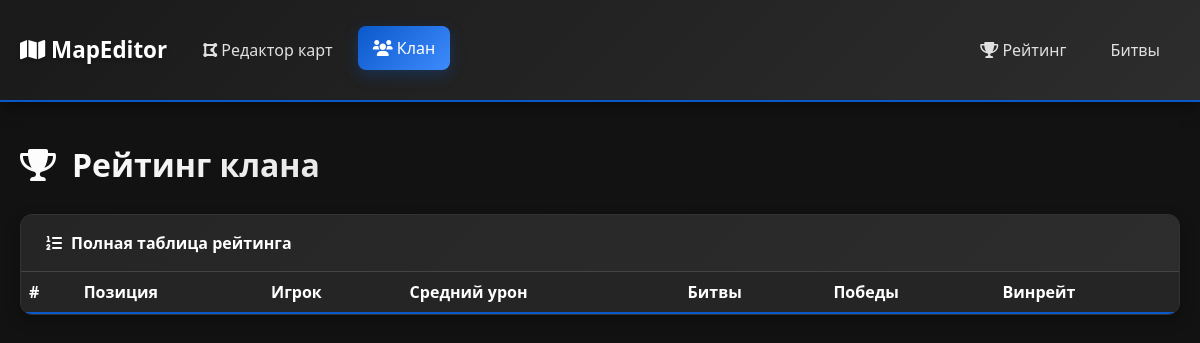
The app's page /clan/rankings/, older data.
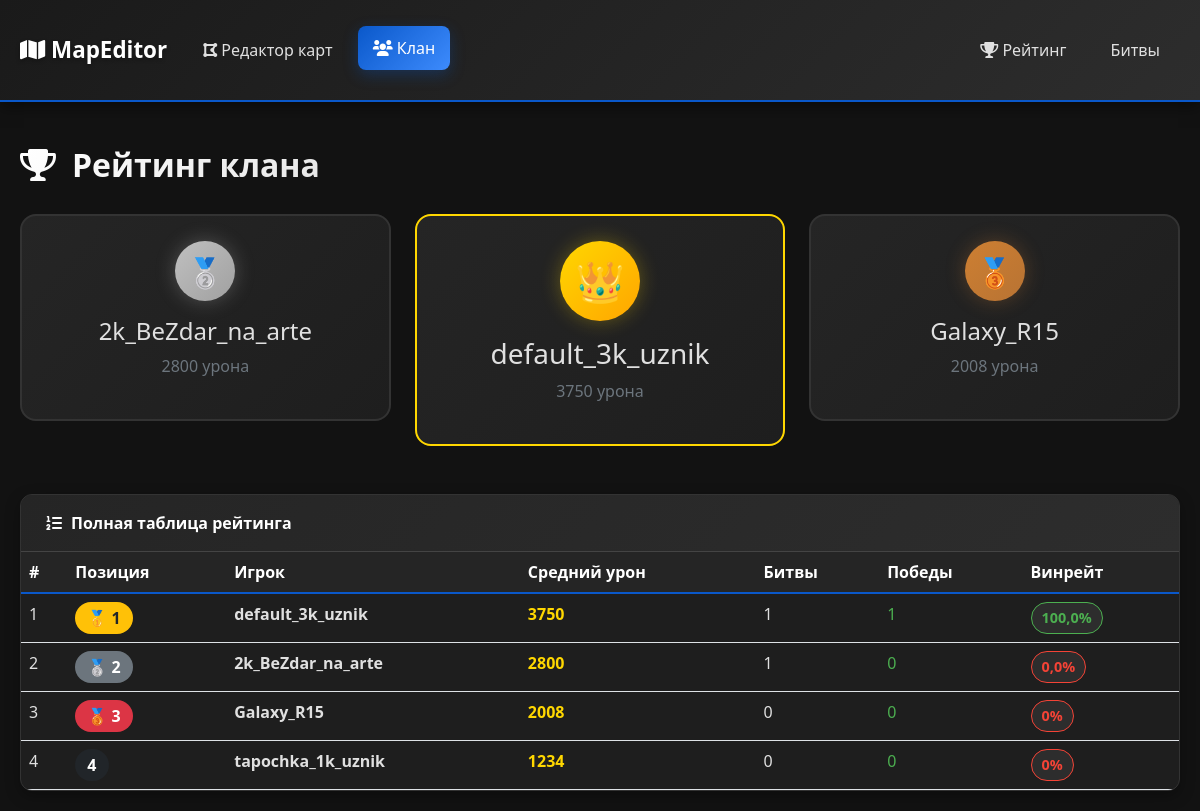
The same page, newer data.
### clan/models.py (models this page shows, shortened)
class Player(models.Model):
    nickname = models.CharField('Ник в игре', max_length=100, unique=True)
    discord_nick = models.CharField('Discord', max_length=100, blank=True, null=True)
    average_damage = models.IntegerField('Средний урон', default=0)
    commander_notes = models.TextField('Заметки командира', blank=True)
    position = models.IntegerField('Позиция в рейтинге', default=0)
    total_battles = models.IntegerField('Всего боев', default=0)
    position_history = models.JSONField('История позиций', default=list, blank=True)
    wins = models.IntegerField('Побед', default=0)
    losses = models.IntegerField('Поражений', default=0)
    created_at = models.DateTimeField('Дата добавления', auto_now_add=True)
    updated_at = models.DateTimeField('Обновлено', auto_now=True)
    is_active = models.BooleanField('Активный игрок', default=True)
    class Meta:
        verbose_name = 'Игрок'
        verbose_name_plural = 'Игроки'
        ordering = ['-average_damage']
    def win_rate(self):
        if self.total_battles == 0:
            return 0
        return round((self.wins / self.total_battles) * 100, 1)
    @classmethod
    def update_all_positions(cls):
        players = cls.objects.filter(is_active=True).order_by('-average_damage')
        for index, player in enumerate(players, start=1):
            if player.position != index:
                player.position = index
                cls.objects.filter(pk=player.pk).update(position=index)

### clan/views.py (the view)
# urls.py: path('rankings/', views.rankings, name='rankings'),
def rankings(request):
    Player.update_all_positions()
    players = Player.objects.filter(is_active=True).order_by('position')
    top3 = players[:3]
    context = {
        'players': players,
        'top3': top3,
        'total_players': players.count(),
    }
    return render(request, 'clan/rankings.html', context)

### templates/clan/rankings.html (shortened to what this page needs)
{% extends 'clan/base_clan.html' %}
{% load static %}
{% block content %}
<h1 class="page-title">
    <i class="fas fa-trophy me-3"></i>Рейтинг клана
</h1>
{% if top3 %}
<div class="row mb-5">
    <div class="col-md-4">
        <div class="stat-card text-center">
            <div class="position-badge position-2 mx-auto mb-3" style="width: 60px; height: 60px; font-size: 1.8rem;">
                🥈
            </div>
            <h4>{{ top3.1.nickname }}</h4>
            <p class="text-muted">{{ top3.1.average_damage }} урона</p>
        </div>
    </div>
    <div class="col-md-4">
        <div class="stat-card text-center" style="border-color: #ffd700;">
            <div class="position-badge position-1 mx-auto mb-3" style="width: 80px; height: 80px; font-size: 2.5rem;">
                👑
            </div>
            <h3>{{ top3.0.nickname }}</h3>
            <p class="text-muted">{{ top3.0.average_damage }} урона</p>
        </div>
    </div>
    <div class="col-md-4">
        <div class="stat-card text-center">
            <div class="position-badge position-3 mx-auto mb-3" style="width: 60px; height: 60px; font-size: 1.8rem;">
                🥉
            </div>
            <h4>{{ top3.2.nickname }}</h4>
            <p class="text-muted">{{ top3.2.average_damage }} урона</p>
        </div>
    </div>
</div>
{% endif %}
<div class="card">
    <div class="card-header">
        <span><i class="fas fa-list-ol me-2"></i>Полная таблица рейтинга</span>
    </div>
    <div class="table-responsive">
        <table class="table mb-0">
            <thead>
                <tr>
                    <th>#</th>
                    <th>Позиция</th>
                    <th>Игрок</th>
                    <th>Средний урон</th>
                    <th>Битвы</th>
                    <th>Победы</th>
                    <th>Винрейт</th>
                </tr>
            </thead>
            <tbody>
                {% for player in players %}
                <tr>
                    <td>{{ forloop.counter }}</td>
                    <td>
                        {% if player.position == 1 %}
                            <span class="badge bg-warning text-dark fs-6">🥇 1</span>
                        {% elif player.position == 2 %}
                            <span class="badge bg-secondary fs-6">🥈 2</span>
                        {% elif player.position == 3 %}
                            <span class="badge bg-danger fs-6">🥉 3</span>
                        {% else %}
                            <span class="badge bg-dark fs-6">{{ player.position }}</span>
                        {% endif %}
                    </td>
                    <td>
                        <a href="{% url 'clan:player_detail' player.id %}" class="player-link">
                            <strong>{{ player.nickname }}</strong>
                        </a>
                    </td>
                    <td class="damage-cell">{{ player.average_damage }}</td>
                    <td>{{ player.total_battles }}</td>
                    <td class="wins-cell">{{ player.wins }}</td>
                    <td>
                        <span class="winrate-badge {% if player.win_rate >= 60 %}winrate-high{% elif player.win_rate >= 50 %}winrate-mid{% else %}winrate-low{% endif %}">
                            {{ player.win_rate }}%
                        </span>
                    </td>
                </tr>
                {% endfor %}
            </tbody>
        </table>
    </div>
</div>
{% endblock %}

Row changes from the older to the newer data that the page shows:
added Player: nickname "2k_BeZdar_na_arte", average_damage "2800", position "🥈 2", total_battles "1", wins "0", win_rate "0,0"
added Player: nickname "default_3k_uznik", average_damage "3750", position "🥇 1", total_battles "1", wins "1", win_rate "100,0"
added Player: nickname "Galaxy_R15", average_damage "2008", position "🥉 3", total_battles "0", wins "0", win_rate "0"
added Player: position "4", nickname "tapochka_1k_uznik", average_damage "1234", total_battles "0", wins "0", win_rate "0"
Text that changed along with them:
text now shown: "🥈 урона 👑 урона 🥉 урона"
